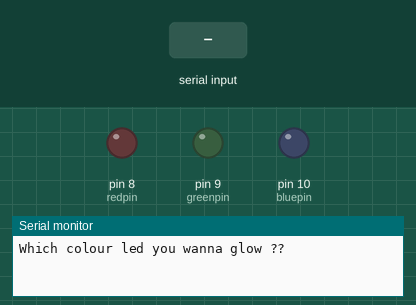
Simulated run of this sketch. Board: Arduino Uno, built with avr-gcc and run on an emulated ATmega328P. Parts: output pins drawn as LEDs (lit = HIGH), the last lines printed to the serial monitor. Inputs (shaded band) come from the test bench.

Above: at 1.2 s.
1.3 s: "RED" received over Serial
At 2.9 s:
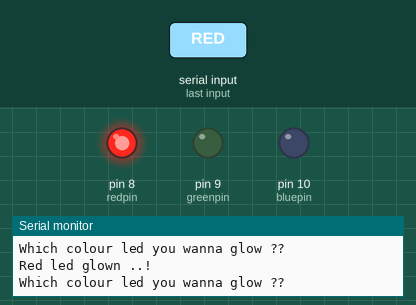
3.8 s: "Green" received over Serial
At 6.0 s:
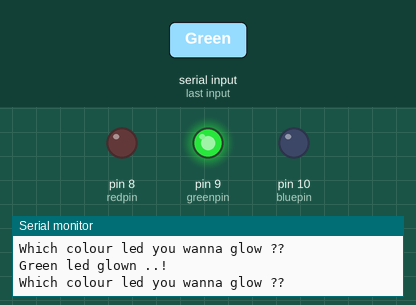
6.3 s: "BLUE" received over Serial
At 7.9 s:
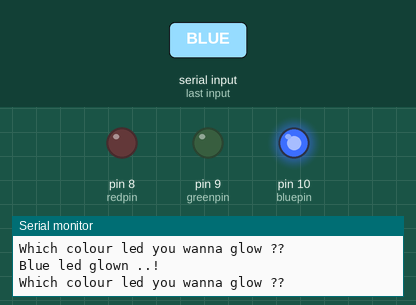
8.8 s: "red" received over Serial
At 11.0 s:
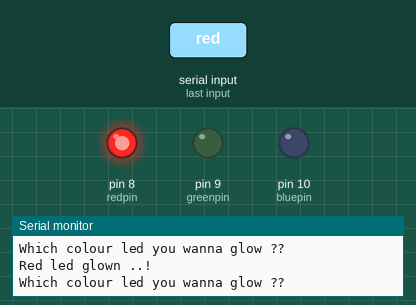
11.3 s: "grean" received over Serial
At 12.9 s:
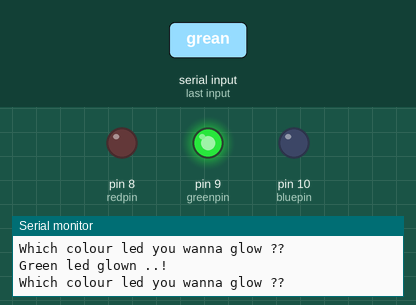
Timing chart, 0 to 14.4 s (numbered marks = the images above; inputs shaded):
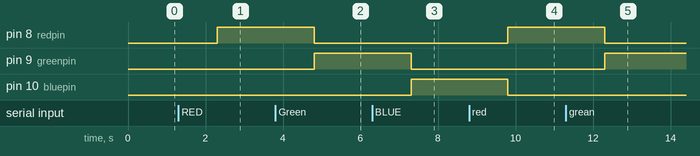

Measured:
- after the input at 1.3 s, pin 8 (redpin): LOW → HIGH after 1.0 s
- after the input at 3.8 s, pin 8 (redpin): HIGH → LOW after 1.0 s; pin 9 (greenpin): LOW → HIGH after 1.0 s
- after the input at 6.3 s, pin 9 (greenpin): HIGH → LOW after 1.0 s; pin 10 (bluepin): LOW → HIGH after 1.0 s
- after the input at 8.8 s, pin 8 (redpin): LOW → HIGH after 1.0 s; pin 10 (bluepin): HIGH → LOW after 1.0 s
- after the input at 11.3 s, pin 8 (redpin): HIGH → LOW after 1.0 s; pin 9 (greenpin): LOW → HIGH after 1.0 s

The sketch:

code.ino
```cpp
int redpin = 8;
int greenpin = 9;
int bluepin = 10;
String ledcolor;
String msg = "Which colour led you wanna glow ??";

void setup(){
  pinMode(redpin , OUTPUT);
  pinMode(greenpin , OUTPUT);
  pinMode(bluepin , OUTPUT);
  Serial.begin(9600);
}

void loop(){
  Serial.println(msg);
  while(Serial.available() == 0){

  }
  ledcolor = Serial.readString();
  if(ledcolor == "RED" || ledcolor == "red" || ledcolor == "Red"){
    Serial.println("Red led glown ..!");
    digitalWrite(redpin , HIGH);
    digitalWrite(greenpin , LOW);
    digitalWrite(bluepin , LOW);

  }
  if(ledcolor == "Green" || ledcolor == "grean" || ledcolor == "GREEN"){
    Serial.println("Green led glown ..!");
    digitalWrite(redpin , LOW);
    digitalWrite(greenpin , HIGH);
    digitalWrite(bluepin , LOW);
  }
  if(ledcolor == "BLUE" || ledcolor == "blue" || ledcolor == "Blue"){
    Serial.println("Blue led glown ..!");
    digitalWrite(redpin , LOW);
    digitalWrite(greenpin , LOW);
    digitalWrite(bluepin , HIGH);
  }
  if(ledcolor == "aqua" || ledcolor == "AQUA" || ledcolor == "Aqua"){
    Serial.println("Aqua led glown ..!");
    digitalWrite(redpin , LOW);
    analogWrite(greenpin , 125);
    analogWrite(bluepin , 125);
  }
  if(ledcolor == "orange" || ledcolor == "ORANGE" || ledcolor == "Orange"){
    Serial.println("Orange led glown ..!");
    analogWrite(redpin , 255);
    analogWrite(greenpin , 25);
    analogWrite(bluepin , 0);
  }
  if(ledcolor == "magenta" || ledcolor == "MAGENTA" || ledcolor == "Magenta"){
    Serial.println("Magenta led glown ..!");
    analogWrite(redpin , 255);
    analogWrite(greenpin , 0);
    analogWrite(bluepin , 255);
  }
  if(ledcolor == "pink" || ledcolor == "Pink" || ledcolor == "PINK"){
    Serial.println("pink led glown ..!");
    analogWrite(redpin , 200);
    analogWrite(greenpin , 0);
    analogWrite(bluepin , 100);
  }
}
```
